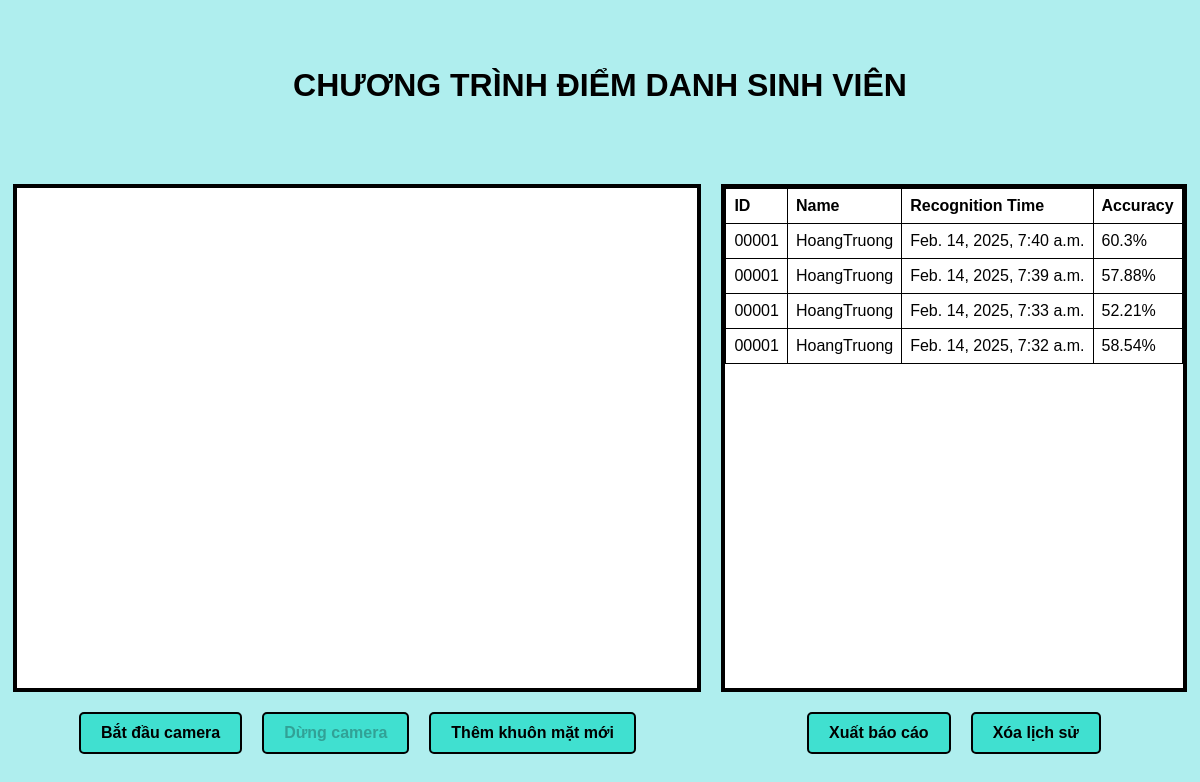
The page / on the database its author committed.
### face_recognize/models.py (models this page shows, shortened)
class RecognitionHistory(models.Model):
    recognized_id = models.CharField(max_length=100)
    recognized_name = models.CharField(max_length=255)
    recognition_time = models.DateTimeField(auto_now_add=True)
    prediction_accuracy = models.FloatField(default=0.0)

### face_recognize/views.py (the view)
# urls.py: path('', home, name='index'),
def home(request):
    recognition_history = RecognitionHistory.objects.all().order_by('-recognition_time')
    return render(request, 'index.html', {'recognition_history': recognition_history})

### face_recognize/templates/index.html (shortened to what this page needs)
<!DOCTYPE html>
<html lang="vi">
  <head>
    {% load static %}
  </head>
  <body>
    <div class="container">
      <h1>CHƯƠNG TRÌNH ĐIỂM DANH SINH VIÊN</h1>
      <div class="content">
        <div>
          <div class="frame">
          </div>
          <div class="button-frame-group">
            <button class="button" onclick="startCamera()">
              Bắt đầu camera
            </button>
            <button
              class="button"
              onclick="stopCamera()"
              id="stop-button"
              disabled
            >
              Dừng camera
            </button>
            <button class="button" onclick="openModal()">
              Thêm khuôn mặt mới
            </button>
          </div>
        </div>
        <div>
          <div class="report">
            <table>
              <thead>
                <tr>
                  <th>ID</th>
                  <th>Name</th>
                  <th>Recognition Time</th>
                  <th>Accuracy</th>
                </tr>
              </thead>
              <tbody>
                {% for record in recognition_history%}
                <tr>
                  <td>{{ record.recognized_id}}</td>
                  <td>{{ record.recognized_name }}</td>
                  <td>{{ record.recognition_time }}</td>
                  <td>{{ record.prediction_accuracy}}%</td>
                </tr>
                {% endfor%}
              </tbody>
            </table>
          </div>
          <div class="button-report-group">
            <button class="button" onclick="exportRecognitionHistory()">
              Xuất báo cáo
            </button>
            <button class="button" onclick="clearRecognitionHistory()">
              Xóa lịch sử
            </button>
          </div>
        </div>
      </div>
    </div>
  </body>
</html>

### face_recognize/templates/index.html (style rules this page uses)
body { font-family: sans-serif; display: flex; justify-content: center; align-items: center; height: 100vh; margin: 0; background-color: #afeeee; }
.container { display: flex; flex-direction: column; align-items: center; text-align: center; }
h1 { margin-bottom: 80px; }
.content { display: flex; justify-content: flex-start; align-items: flex-start; gap: 20px; }
.frame { width: 680px; height: 500px; border: 4px solid black; position: relative; overflow: hidden; display: flex; justify-content: center; align-items: center; background-color: #fff; }
.report { width: auto; max-width: none; height: 500px; overflow-y: auto; max-height: 500px; border: 4px solid; background-color: #fff; }
.report table { width: 100%; border-collapse: collapse; table-layout: auto; }
.report th, .report td { border: 1px solid black; padding: 8px; text-align: left; white-space: nowrap; }
.button-frame-group { display: flex; justify-content: center; margin-top: 20px; }
.button-report-group { display: flex; justify-content: center; margin-top: 20px; }
.button { padding: 10px 20px; border: 2px solid black; border-radius: 5px; font-size: 16px; font-weight: bold; margin: 0 10px; cursor: pointer; background-color: #40e0d0; }

### rows shown on the page
RecognitionHistory: recognized_id "00001", recognized_name "HoangTruong", recognition_time "Feb. 14, 2025, 7:40 a.m.", prediction_accuracy "60.3"
RecognitionHistory: recognized_id "00001", recognized_name "HoangTruong", recognition_time "Feb. 14, 2025, 7:39 a.m.", prediction_accuracy "57.88"
RecognitionHistory: recognized_id "00001", recognized_name "HoangTruong", recognition_time "Feb. 14, 2025, 7:33 a.m.", prediction_accuracy "52.21"
RecognitionHistory: recognized_id "00001", recognized_name "HoangTruong", recognition_time "Feb. 14, 2025, 7:32 a.m.", prediction_accuracy "58.54"
